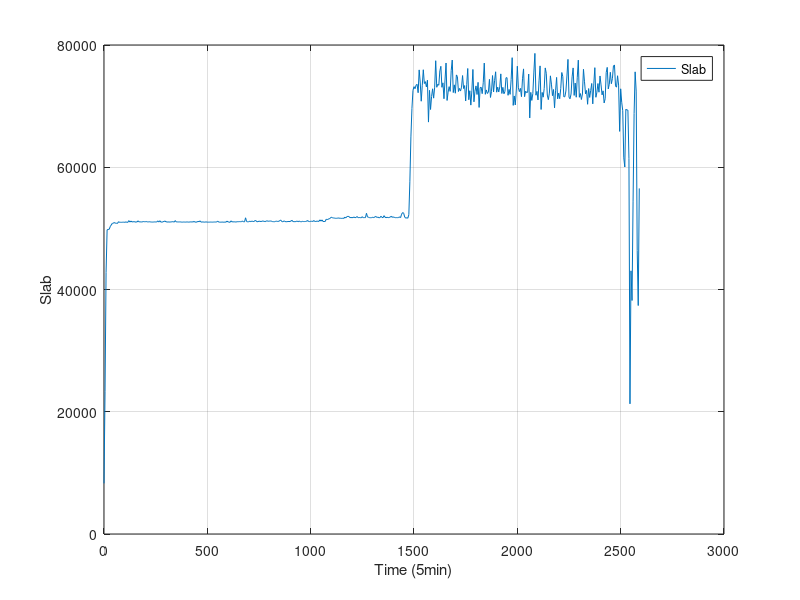

MATLAB code to generate this figure:
#! /usr/bin/octave -qf
fig = figure;
data = dlmread("finput.txt"," ");
size(data);
set(fig, "visible", "off");
time = data(:,1);
MemTotal = data(:,2);
MemFree = data(:,3);
Buffers = data(:,4);
Cached = data(:,5);
SwapCached = data(:,6);
Active = data(:,7);
Inactive = data(:,8);
SwapTotal = data(:,9);
SwapFree = data(:,10);
Dirty = data(:,11);
Writeback = data(:,12);
AnonPages = data(:,13);
Mapped = data(:,14);
Slab = data(:,15);
SReclaimable = data(:,16);
SUnreclaim = data(:,17);
PageTables = data(:,18);
NFS_Unstable = data(:,19);
Bounce = data(:,20);
WritebackTmp = data(:,21);
CommitLimit = data(:,22);
Committed_AS = data(:,23);
VmallocTotal = data(:,24);
VmallocUsed = data(:,25);
VmallocChunk = data(:,26);

plot(time,Slab,";Slab;"), grid

xlabel("Time (5min)");
ylabel("Slab");
print("Slab.png", "-dpng");


